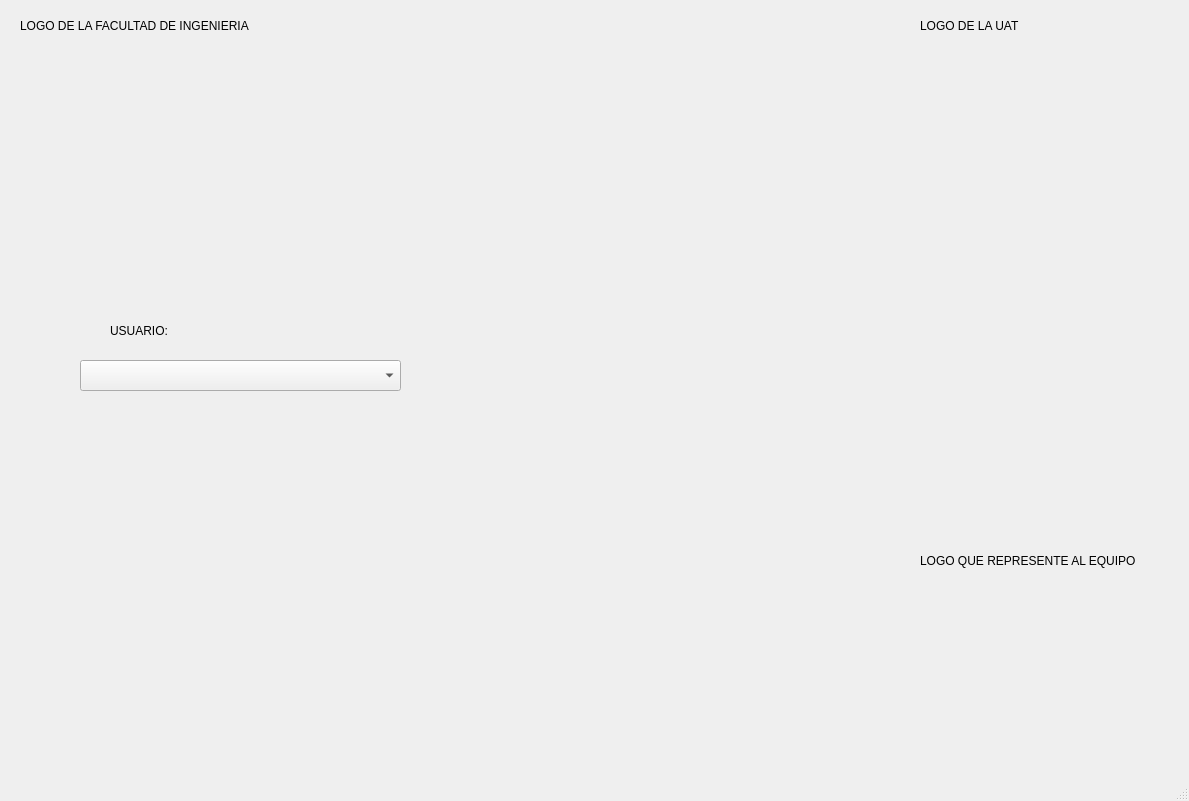
<?xml version="1.0" encoding="UTF-8"?>
<ui version="4.0">
 <class>MainWindow</class>
 <widget class="QMainWindow" name="MainWindow">
  <property name="geometry">
   <rect>
    <x>0</x>
    <y>0</y>
    <width>1189</width>
    <height>801</height>
   </rect>
  </property>
  <property name="windowTitle">
   <string>MainWindow</string>
  </property>
  <widget class="QWidget" name="centralwidget">
   <widget class="QLabel" name="label_2">
    <property name="geometry">
     <rect>
      <x>920</x>
      <y>10</y>
      <width>141</width>
      <height>31</height>
     </rect>
    </property>
    <property name="text">
     <string>LOGO DE LA UAT</string>
    </property>
   </widget>
   <widget class="QLabel" name="label_3">
    <property name="geometry">
     <rect>
      <x>920</x>
      <y>540</y>
      <width>221</width>
      <height>41</height>
     </rect>
    </property>
    <property name="text">
     <string>LOGO QUE REPRESENTE AL EQUIPO</string>
    </property>
   </widget>
   <widget class="QLabel" name="label_5">
    <property name="geometry">
     <rect>
      <x>920</x>
      <y>580</y>
      <width>261</width>
      <height>151</height>
     </rect>
    </property>
    <property name="text">
     <string/>
    </property>
    <property name="pixmap">
     <pixmap resource="../Recursos.qrc">:/meme/Imagen/como.jpg</pixmap>
    </property>
   </widget>
   <widget class="QLabel" name="label_6">
    <property name="geometry">
     <rect>
      <x>20</x>
      <y>10</y>
      <width>251</width>
      <height>31</height>
     </rect>
    </property>
    <property name="text">
     <string>LOGO DE LA FACULTAD DE INGENIERIA</string>
    </property>
   </widget>
   <widget class="QLabel" name="img_persona">
    <property name="geometry">
     <rect>
      <x>480</x>
      <y>170</y>
      <width>371</width>
      <height>421</height>
     </rect>
    </property>
    <property name="styleSheet">
     <string notr="true">border-image: url(:/variados/JuarezBeltran.png);</string>
    </property>
    <property name="text">
     <string>&lt;html&gt;&lt;head/&gt;&lt;body&gt;&lt;p&gt;&lt;br/&gt;&lt;/p&gt;&lt;/body&gt;&lt;/html&gt;</string>
    </property>
   </widget>
   <widget class="QLabel" name="label_7">
    <property name="geometry">
     <rect>
      <x>110</x>
      <y>320</y>
      <width>121</width>
      <height>21</height>
     </rect>
    </property>
    <property name="text">
     <string>USUARIO:</string>
    </property>
   </widget>
   <widget class="QComboBox" name="combo_persona">
    <property name="geometry">
     <rect>
      <x>80</x>
      <y>360</y>
      <width>321</width>
      <height>31</height>
     </rect>
    </property>
   </widget>
  </widget>
  <widget class="QMenuBar" name="menubar">
   <property name="geometry">
    <rect>
     <x>0</x>
     <y>0</y>
     <width>1189</width>
     <height>21</height>
    </rect>
   </property>
  </widget>
  <widget class="QStatusBar" name="statusbar"/>
 </widget>
 <resources>
  <include location="../Recursos.qrc"/>
 </resources>
 <connections/>
</ui>
